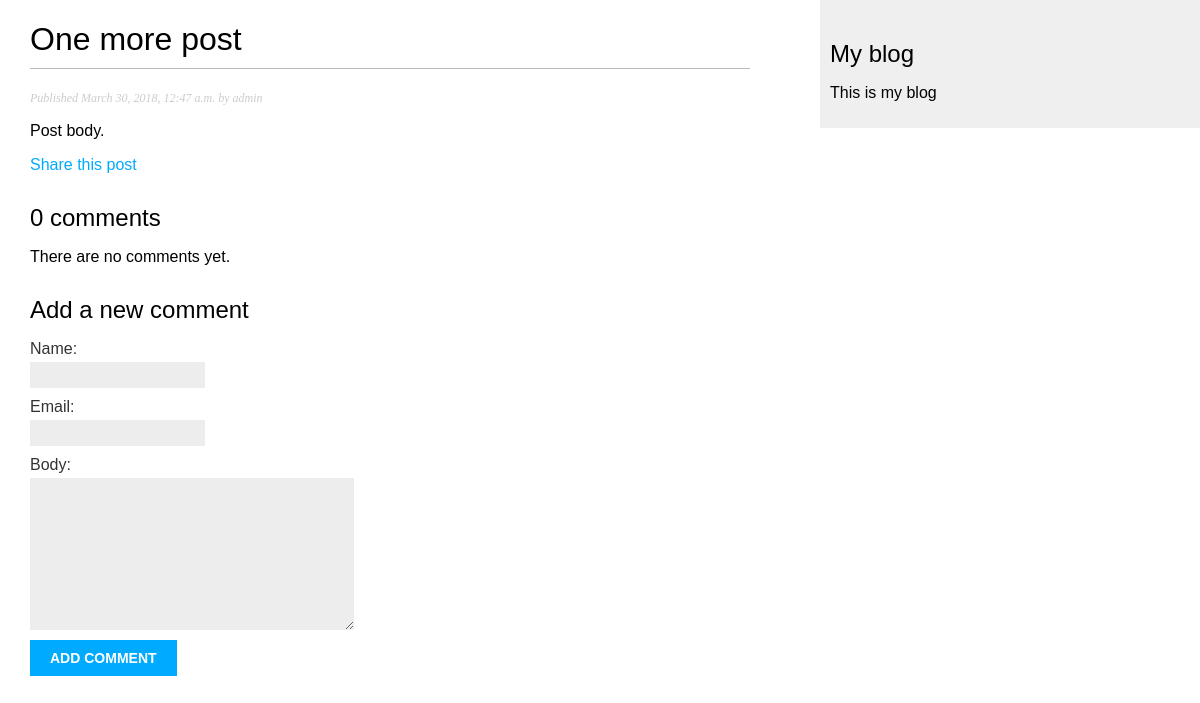
The page /blog/2018/03/30/one-more-post on the database as committed earlier.
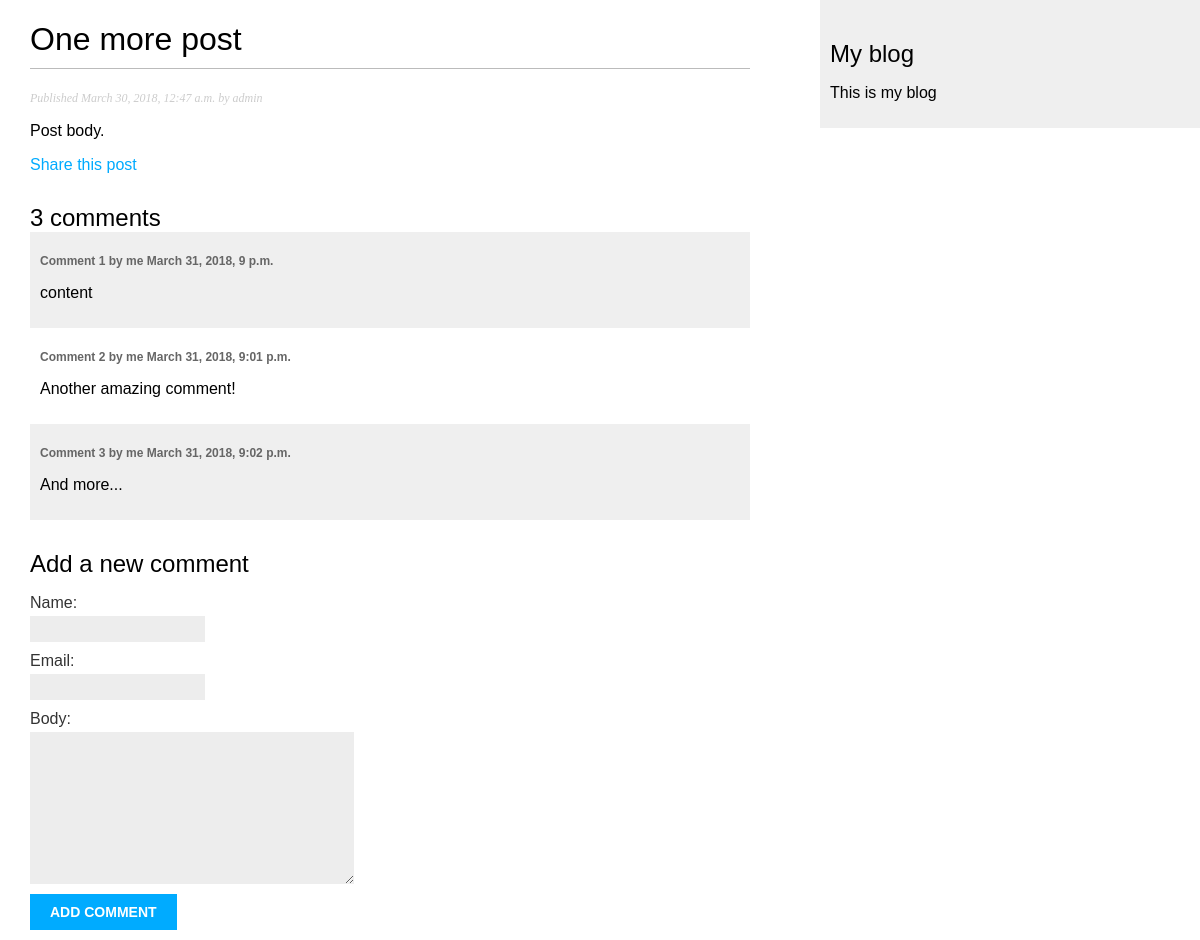
The same page on the database as committed later.
### blog_app/models.py (models this page shows, shortened)
class Post(models.Model):
    STATUS_CHOICES = (
        ('draft', 'Draft'),
        ('published', 'Published'),
    )
    title = models.CharField(max_length=250)
    slug = models.SlugField(max_length=250, unique_for_date='publish')
    author = models.ForeignKey(User,
                               related_name='blog_posts',
                               on_delete=models.CASCADE)
    body = models.TextField()
    publish = models.DateTimeField(default=timezone.now)
    created = models.DateTimeField(auto_now_add=True)
    updated = models.DateTimeField(auto_now=True)
    status = models.CharField(max_length=10, choices=STATUS_CHOICES, default='draft')
    objects = models.Manager()  # The default manager.
    published = PublishedManager()  # The specific manager.
    class Meta:
        ordering = ('-publish',)
    def get_absolute_url(self):
        return reverse('blog_app:post_detail', args=[self.publish.year,
                                              self.publish.strftime('%m'),
                                              self.publish.strftime('%d'),
                                              self.slug])

class Comment(models.Model):
    post = models.ForeignKey(Post, related_name='comments', on_delete=models.CASCADE)
    name = models.CharField(max_length=80)
    email = models.EmailField()
    body = models.TextField()
    created = models.DateTimeField(auto_now_add=True)
    updated = models.DateTimeField(auto_now=True)
    active = models.BooleanField(default=True)
    class Meta:
        ordering = ('created',)

### blog_app/views.py (the view)
# urls.py: path('<int:year>/<int:month>/<int:day>/<post>', views.post_detail, name='post_detail'),
def post_detail(request, year, month, day, post):
    post = get_object_or_404(Post,
                             slug=post,
                             status='published',
                             publish__year=year,
                             publish__month=month,
                             publish__day=day)
    comments = post.comments.filter(active=True)
    if request.method == 'POST':
        comment_form = CommentForm(data=request.POST)
        if comment_form.is_valid():
            new_comment = comment_form.save(commit=False)
            new_comment.post = post
            new_comment.save()
    else:
        comment_form = CommentForm()
    return render(request, 'blog_app/post/detail.html', {'post': post,
                                                         'comments': comments,
                                                         'comment_form': comment_form})

### blog_app/forms.py
class CommentForm(forms.ModelForm):
    class Meta:
        model = Comment
        fields = ('name', 'email', 'body')

### blog_app/templates/blog_app/post/detail.html (shortened to what this page needs)
{% extends "blog_app/base.html" %}
{% block content %}
    <h1>{{ post.title }}</h1>
    <p class="date">Published {{ post.publish }} by {{ post.author }}</p>
    {{ post.body|linebreaks }}
    <p><a href="{% url "blog_app:post_share" post.id %}">Share this post</a></p>
    {% with comments.count as total_comments %}
        <h2>{{ total_comments }} comment{{ total_comments|pluralize }}</h2>
    {% endwith %}
    {% for comment in comments %}
        <div class="comment">
            <p class="info">Comment {{ forloop.counter }} by {{ comment.name }} {{ comment.created }}</p>
            {{ comment.body|linebreaks }}
        </div>
    {% empty %}
        <p>There are no comments yet.</p>
    {% endfor %}
    {% if new_comment %}
        <h2>Your comment has been added.</h2>
    {% else %}
        <h2>Add a new comment</h2>
        <form action="{{ post.get_absolute_url }}" method="post">
            {{ comment_form.as_p }}
            <p><input type="submit" value="Add comment"></p>
        </form>
    {% endif %}
{% endblock %}

### blog_app/templates/blog_app/base.html (shortened to what this page needs)
{% load staticfiles %}
<!doctype html>
<html lang="en">
<head>
    <link rel="stylesheet" href="{% static "css/blog.css" %}">
</head>
<body>
    <div id="content">
        {% block content %}
        {% endblock %}
    </div>
    <div id="sidebar">
        <h2>My blog</h2>
        <p>This is my blog</p>
    </div>
</body>
</html>

### blog_app/static/css/blog.css (style rules this page uses)
body { margin:0; padding:0; font-family:helvetica, sans-serif; }
a { color:#00abff; text-decoration:none; }
h1 { font-weight:normal; border-bottom:1px solid #bbb; padding:0 0 10px 0; }
h2 { font-weight:normal; margin:30px 0 0; }
#content { float:left; width:60%; padding:0 0 0 30px; }
#sidebar { float:right; width:30%; padding:10px; background:#efefef; height:100%; }
p.date { color:#ccc; font-family: georgia, serif; font-size: 12px; font-style: italic; }
label { float:left; clear:both; color:#333; margin-bottom:4px; }
input, textarea { clear:both; float:left; margin:0 0 10px; background:#ededed; border:0; padding:6px 10px; font-size:12px; }
input[type=submit] { font-weight:bold; background:#00abff; color:#fff; padding:10px 20px; font-size:14px; text-transform:uppercase; }
.comment { padding:10px; }
.comment:nth-child(even) { background:#efefef; }
.comment .info { font-weight:bold; font-size:12px; color:#666; }

Rows that differ between the two databases and show on the page:
added Comment: name "me", created "March 31, 2018, 9 p.m.", body "content"
added Comment: name "me", created "March 31, 2018, 9:01 p.m.", body "Another amazing comment!"
added Comment: name "me", created "March 31, 2018, 9:02 p.m.", body "And more..."
Other text that changed with them:
{{ total_comments }}: "0" → "3"
text no longer shown: "There are no comments yet."
